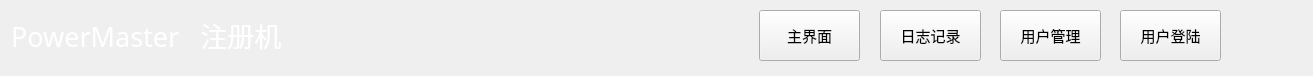
<?xml version="1.0" encoding="UTF-8"?>
<ui version="4.0">
 <class>navarwid</class>
 <widget class="QWidget" name="navarwid">
  <property name="geometry">
   <rect>
    <x>0</x>
    <y>0</y>
    <width>1313</width>
    <height>76</height>
   </rect>
  </property>
  <property name="windowTitle">
   <string>Form</string>
  </property>
  <widget class="QLabel" name="label">
   <property name="geometry">
    <rect>
     <x>11</x>
     <y>10</y>
     <width>441</width>
     <height>50</height>
    </rect>
   </property>
   <property name="minimumSize">
    <size>
     <width>0</width>
     <height>50</height>
    </size>
   </property>
   <property name="font">
    <font>
     <family>微软雅黑</family>
     <pointsize>20</pointsize>
    </font>
   </property>
   <property name="styleSheet">
    <string notr="true">color: rgb(255, 255, 255);</string>
   </property>
   <property name="text">
    <string>PowerMaster   注册机</string>
   </property>
   <property name="alignment">
    <set>Qt::AlignLeading|Qt::AlignLeft|Qt::AlignVCenter</set>
   </property>
  </widget>
  <widget class="QPushButton" name="MainWid">
   <property name="geometry">
    <rect>
     <x>759</x>
     <y>10</y>
     <width>101</width>
     <height>51</height>
    </rect>
   </property>
   <property name="font">
    <font>
     <pointsize>11</pointsize>
    </font>
   </property>
   <property name="text">
    <string>主界面</string>
   </property>
  </widget>
  <widget class="QPushButton" name="LogSet">
   <property name="geometry">
    <rect>
     <x>880</x>
     <y>10</y>
     <width>101</width>
     <height>51</height>
    </rect>
   </property>
   <property name="font">
    <font>
     <pointsize>11</pointsize>
    </font>
   </property>
   <property name="text">
    <string>日志记录</string>
   </property>
  </widget>
  <widget class="QPushButton" name="UserLog">
   <property name="geometry">
    <rect>
     <x>1120</x>
     <y>10</y>
     <width>101</width>
     <height>51</height>
    </rect>
   </property>
   <property name="font">
    <font>
     <pointsize>11</pointsize>
    </font>
   </property>
   <property name="text">
    <string>用户登陆</string>
   </property>
  </widget>
  <widget class="QPushButton" name="SerSet_2">
   <property name="geometry">
    <rect>
     <x>1000</x>
     <y>10</y>
     <width>101</width>
     <height>51</height>
    </rect>
   </property>
   <property name="font">
    <font>
     <pointsize>11</pointsize>
    </font>
   </property>
   <property name="text">
    <string>用户管理</string>
   </property>
  </widget>
 </widget>
 <resources/>
 <connections/>
</ui>
